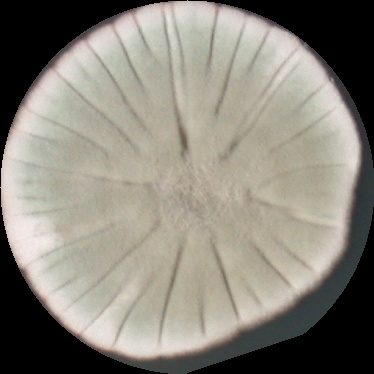
#> input picture colony/CYA/Eupenicillium crustaceum_1.jpg, 374 x 374 px, given as the content of the folder colony/MEA/, which was not available
$ python extract_feature.py   (older library calls are emulated)
#> lines starting #> are read from the running program, lines starting #| are printed output that depends on the picture
#> in main, img is the input picture: shape (374, 374, 3); mean B, G, R 122.6, 132.5, 136.8
from sklearn.cluster import KMeans
import os
import cv2
import numpy as np
import pandas as pd
from matplotlib import pyplot as plt
from skimage.feature.texture import graycomatrix, graycoprops
from skimage.feature import local_binary_pattern
from skimage.filters import gabor_kernel
from scipy import ndimage as ndi
from sklearn.decomposition import PCA
from itertools import product
import pyfeats
from glrlm import glrlm_features


def preprocess(img):
    # print(img.shape)
    img = cv2.resize(img, (256, 256))
#> img: shape (256, 256, 3)
    img = cv2.cvtColor(img, cv2.COLOR_BGR2GRAY)
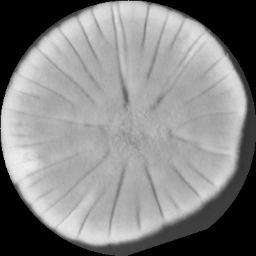
#> img: shape (256, 256); min 0, max 239, mean 132.6
    img = cv2.GaussianBlur(img, (3, 3), 0)
    return img


# [214 lines left out: functions show_image, extract_glcm_feature, extract_lbp_feature, extract_gabor_feature, extract_center, extract_middle and 4 more, not called in this run]


def extract_glszm_feature(img):
    mask = np.ones_like(img)
    features, labels = pyfeats.glszm_features(img, mask)
    feature = pd.DataFrame([features], columns=labels)
    return feature


# [5 lines left out: function extract_law_feature, not called in this run]


def main():
    envs = ['MEA', 'YES']
    feature_name = 'glszm'
    for env in envs:
        path = f'colony/{env}/'
        df = pd.DataFrame()
        for image_name in os.listdir(path):
            img = cv2.imread(path + image_name)
            # feature_color = extract_color_feature(img)
            img = preprocess(img)
            label = image_name.split('_')[0]
            # [4 lines of commented-out code are left out]
            feature_glszm = extract_glszm_feature(img)
            # feature_law = extract_law_feature(img)
            feature = pd.concat([feature_glszm], axis=1)
            feature['label'] = label
            df = pd.concat([df, feature], ignore_index=True)
        print(df)
        df.to_csv(
            f'feature2/{feature_name}/feature_{feature_name}_{env}.csv', index=False)

    df = pd.DataFrame()
    for env in envs:
        df = pd.concat(
            [df, pd.read_csv(f'feature2/{feature_name}/feature_{feature_name}_{env}.csv')], ignore_index=True)
    df.to_csv(
        f'feature2/{feature_name}/feature_{feature_name}.csv', index=False)


# [28 lines left out: functions combine_feature, test, not called in this run]


if __name__ == '__main__':
    main()
#> (the call stopped at in extract_glszm_feature, `features, labels = pyfeats.glszm_features(img, mask)`: pyfeats is not available in this run)
    # test()
    # combine_feature()

$ run again, on colony/MEA/Eupenicillium molle_0.jpg
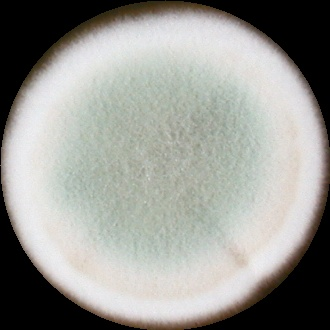
#> input picture colony/MEA/Eupenicillium molle_0.jpg, 330 x 330 px
#> in main, img is the input picture: shape (330, 330, 3); mean B, G, R 146.3, 151.4, 151.1
#> in preprocess, `img = cv2.cvtColor(img, cv2.COLOR_BGR2GRAY)`:
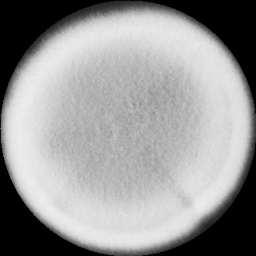
#> img: shape (256, 256); min 0, max 239, mean 150.6
